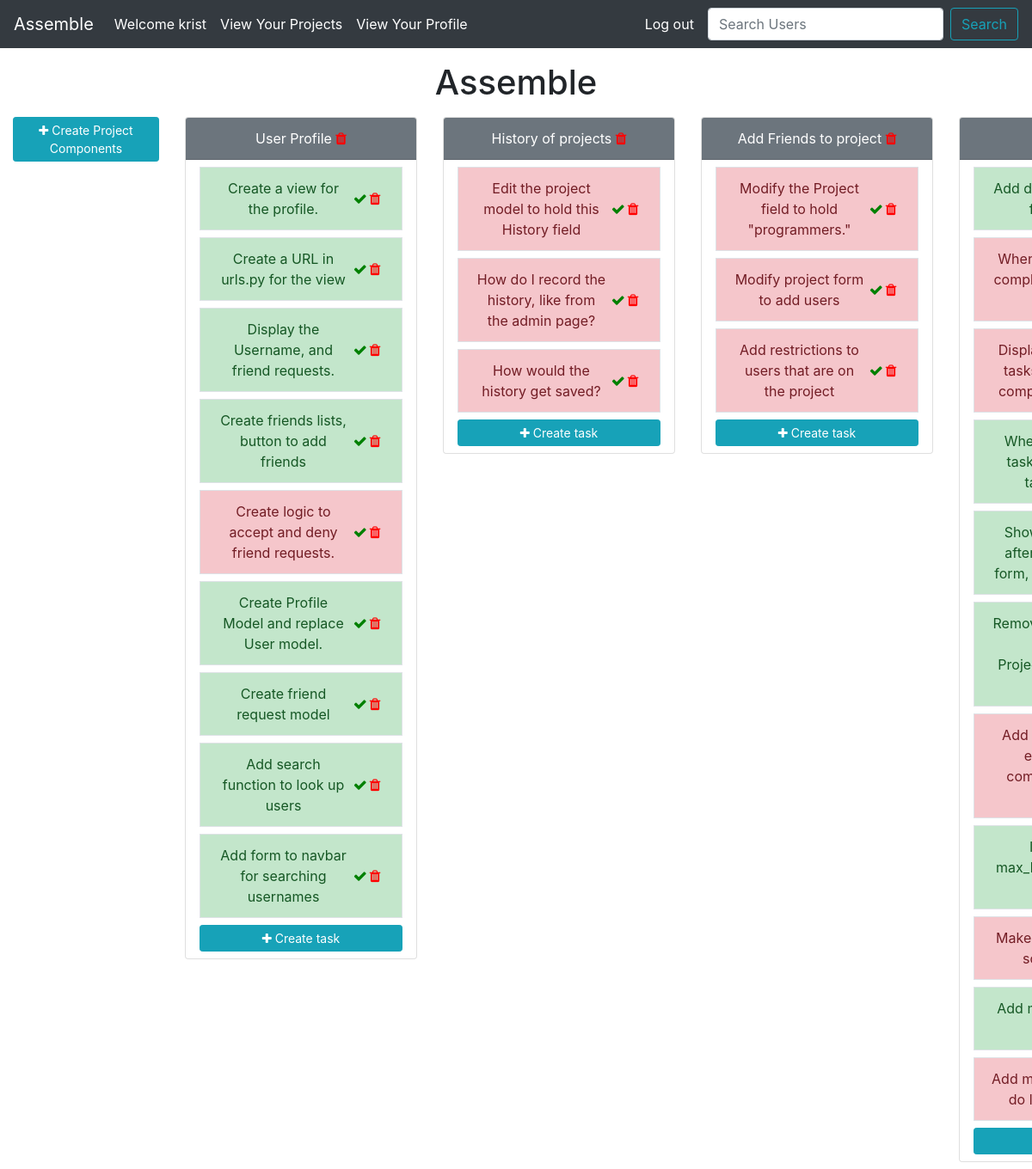
Page /home/project-detail/assemble/ (signed in) on the earlier database version.
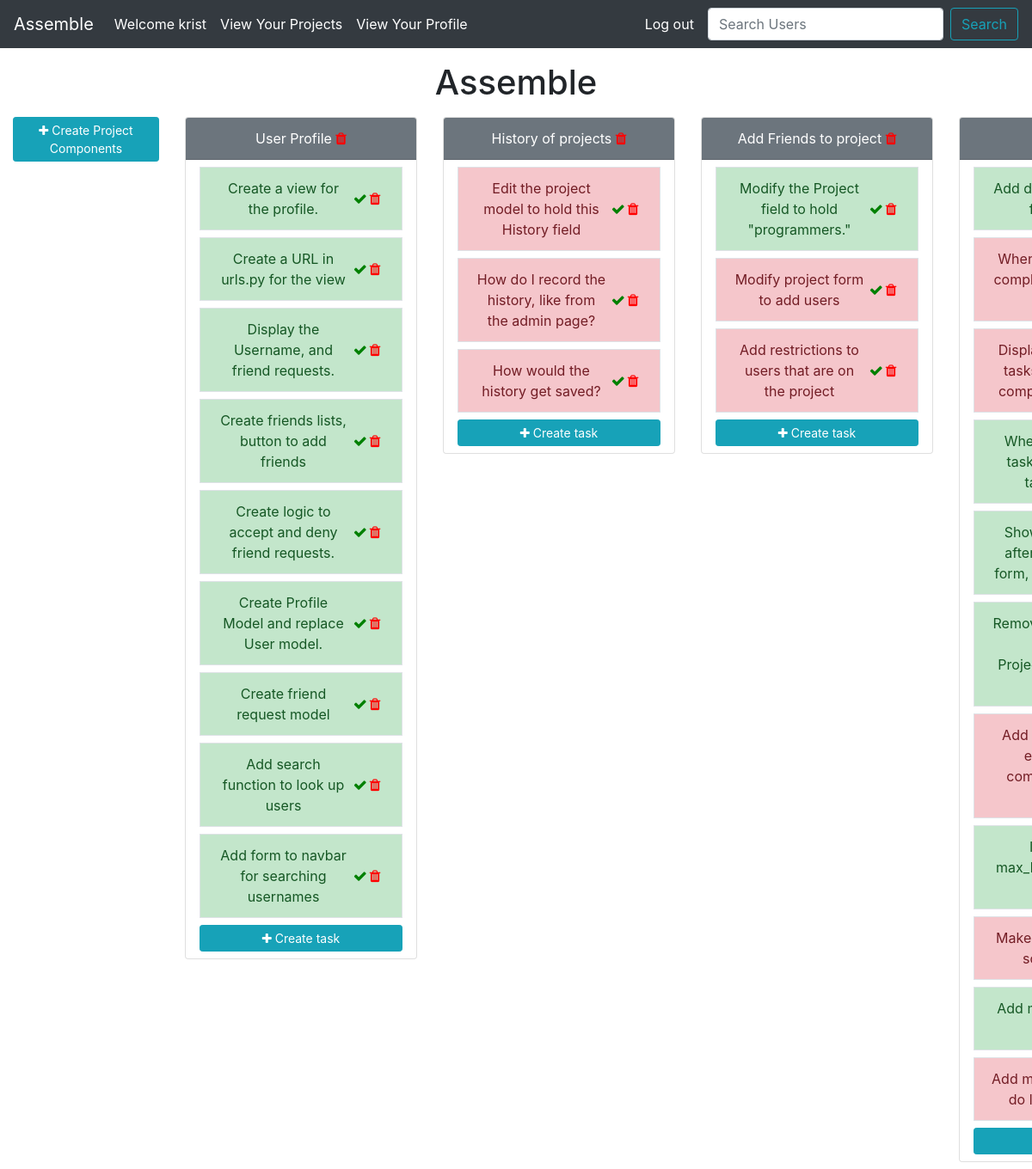
Same page on the later database version.
### assemble/models.py (models this page shows, shortened)
class ProjectComponent(models.Model):
    name = models.CharField(max_length=200)
    description = models.CharField(max_length=200,blank=True)
    slug = models.SlugField(max_length=100,unique=True,blank=True,null=True)
    completed = models.BooleanField(default=False)
    task = models.ForeignKey('self',null=True,default=None,related_name="component",on_delete=models.CASCADE)
    project = models.ForeignKey(Project,on_delete=models.CASCADE)

### assemble/views.py (the view)
# urls.py: path('project-detail/<project_slug>/',project_detail_view,name="project-detail"),
@login_required
def project_detail_view(request,project_slug):
    project = Project.objects.filter(user=request.user).get(slug=project_slug)
    project_components = ProjectComponent.objects.filter(project__name=project).filter(task=None)
    context = {
        'project':project,
        'project_components':project_components,
    }
    return render(request,'assemble/project_detail.html',context)

### assemble/models.py (called while the page is built)
    def __str__(self):
        return self.name

### templates/assemble/project_detail.html (shortened to what this page needs)
{% extends 'assemble/base.html' %}
{% load crispy_forms_tags %}
{% block content %}
<div class="text-center my-3">
    <h1>{{ project.name }}</h1>
</div>
    <div class="row text-center flex-nowrap" style="overflow-x:auto;">
        <div class="col-md-2">
            <a class="btn btn-info btn-sm text-white mb-2" href="{% url 'project-component-create' project.slug %}"><i class="fa fa-plus"></i> Create Project Components</a>
        </div>
        {% for component in project_components %}
            <div class="col-md-3 mb-2">
                <div class="card text-white">
                    <div class="card-header bg-secondary mb-2">
                        {{ component.name }}  <a href="{% url 'delete-task' component.id%}"><span style="color:red;font-size:1rem;"><i class="fa fa-trash"></i></span></a>
                    </div>
                    <div class="list-group">
                        <ul class="list-group px-3">
                            {% for task in component.component.all %}
                                {% if task.completed == True %}
                                    <li class="list-group-item d-flex justify-content-between align-items-center border mb-2 rounded-0 list-group-item-success">
                                        {{task.name}}
                                        <span class="badge">
                                            <a href="{% url 'finish-task' task.id%}"><span style="color:green;font-size:1rem;"><i class="fa fa-check"></i></span></a>
                                            <a href="{% url 'delete-task' task.id%}"><span style="color:red;font-size:1rem;"><i class="fa fa-trash"></i></span></a>
                                        </span>
                                    </li>
                                {% else %}
                                    <li class="list-group-item d-flex justify-content-between align-items-center border mb-2 rounded-0 list-group-item-danger">
                                        {{task.name}}
                                        <span class="badge">
                                            <a href="{% url 'finish-task' task.id%}"><span style="color:green;font-size:1rem;"><i class="fa fa-check"></i></span></a>
                                            <a href="{% url 'delete-task' task.id%}"><span style="color:red;font-size:1rem;"><i class="fa fa-trash"></i></span></a>
                                        </span>
                                    </li>
                                {% endif %}
                            {% endfor %}
                            <button class="btn btn-info btn-sm text-white mb-2" data-toggle="modal" data-target="#component-{{component.slug}}">
                                <i class="fa fa-plus"></i> Create task
                            </button>
                        </ul>
                    </div>
                </div>
            </div>
        {% endfor %}
    </div>
{% endblock content %}

Differences in the rows shown:
changed ProjectComponent "Create logic to accept and deny friend requests.": completed False → True (drawn)
changed ProjectComponent "Modify the Project field to hold \"programmers.\"": completed False → True (drawn)
